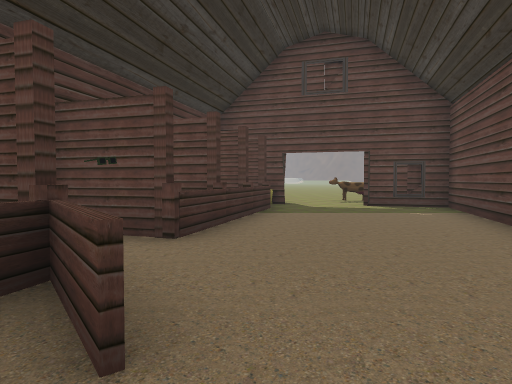
View 1 (above)

24 first-person views from a walk through a scene from a Unity 3-D project. The camera is 1.3 m above the floor, tilts 2° down and sees 75° across. The floor is counted in squares, 2 m on a side. Each view is taken from the middle of a square. On the plan, view 1 faces up. The plan holds only what a view shows up to about 10 squares ahead; the rest is blank. The place goes on beyond the plan. The player is left out. Some surface patterns are stand-ins.

View 2
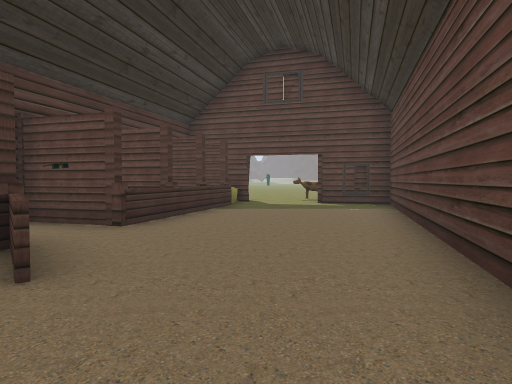

View 3
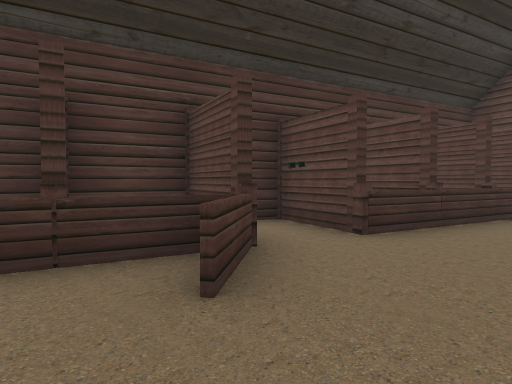

View 4
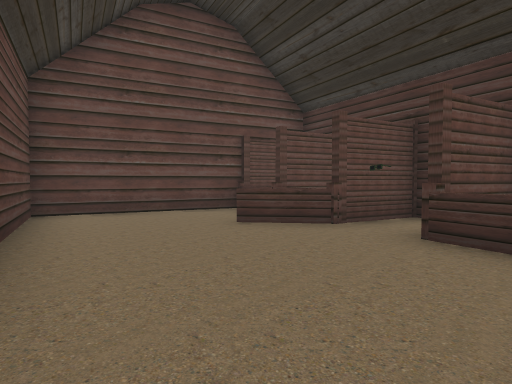

View 5
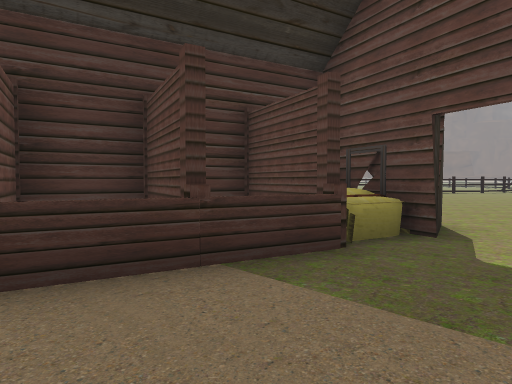

View 6
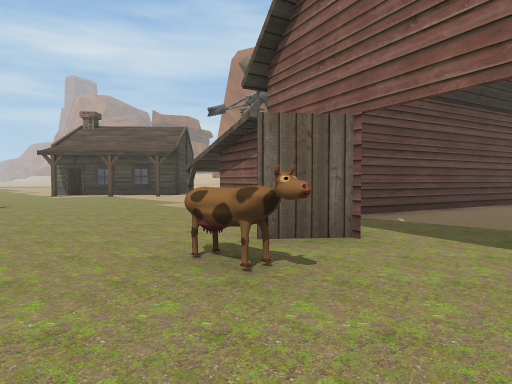

View 7
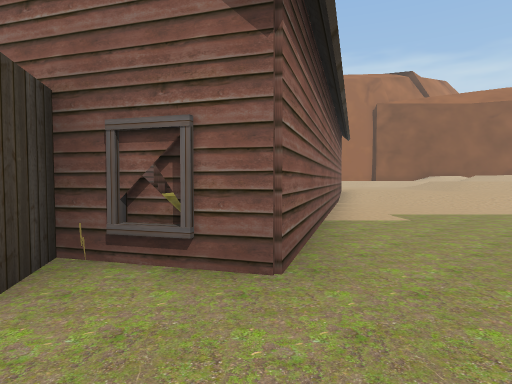

View 8
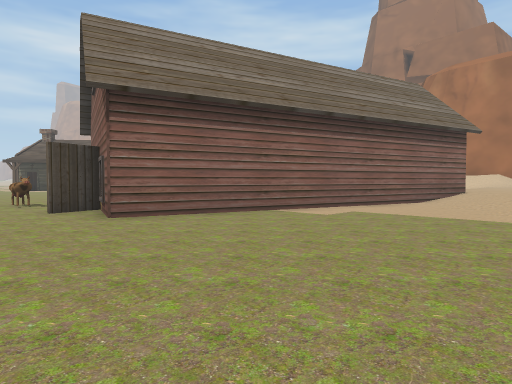

View 9
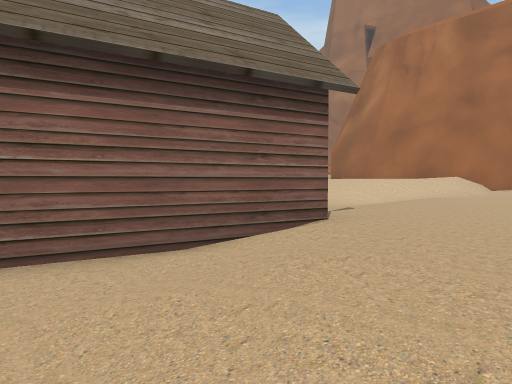

View 10
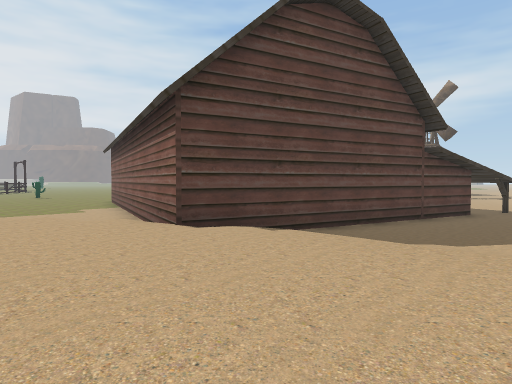

View 11
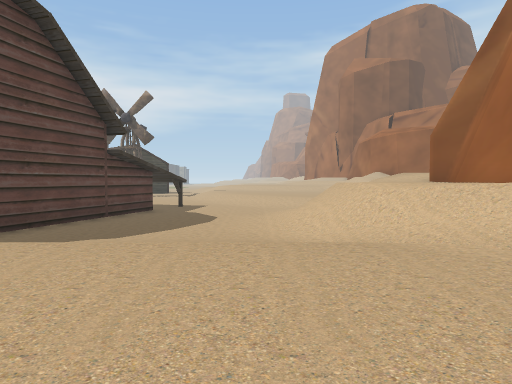

View 12
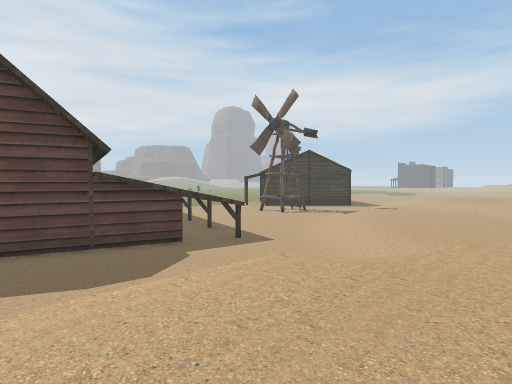

View 13
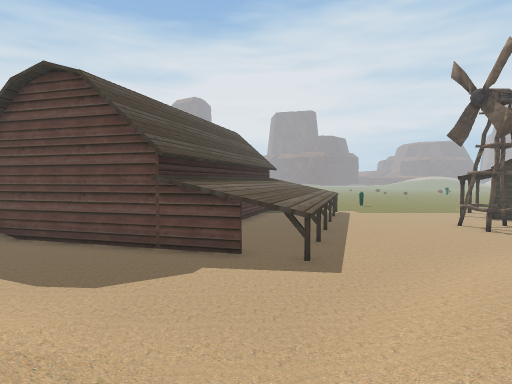

View 14
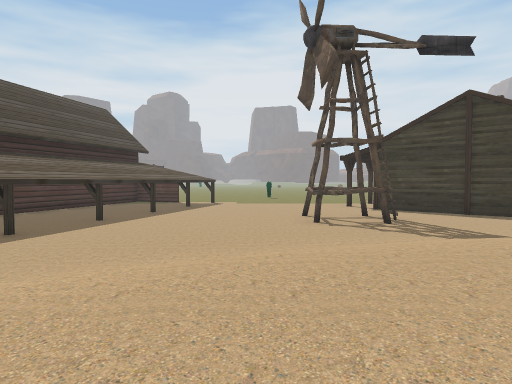

View 15
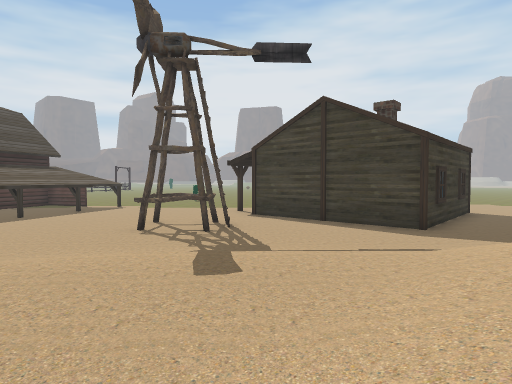

View 16
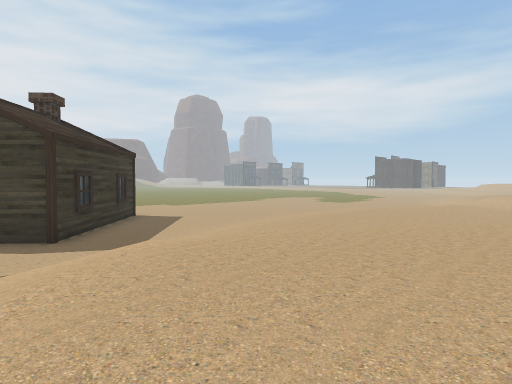

View 17
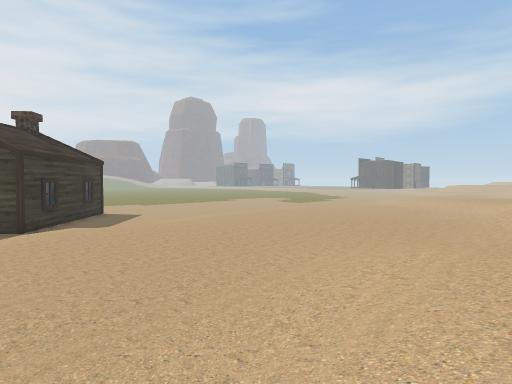

View 18
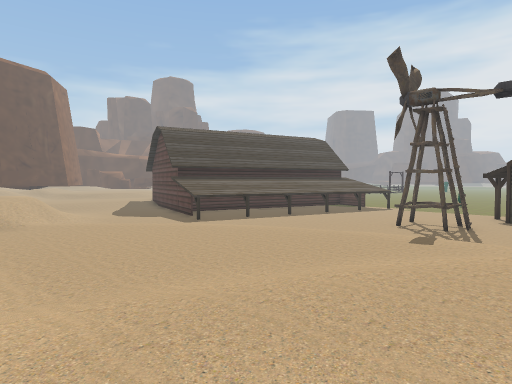

View 19
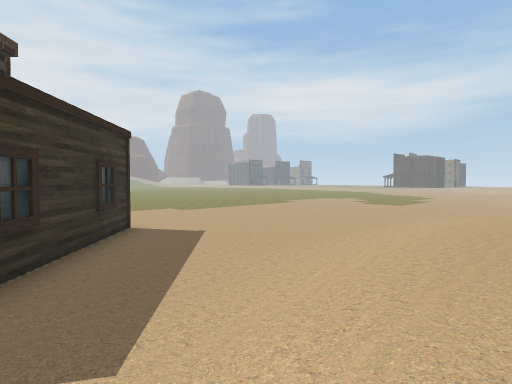

View 20
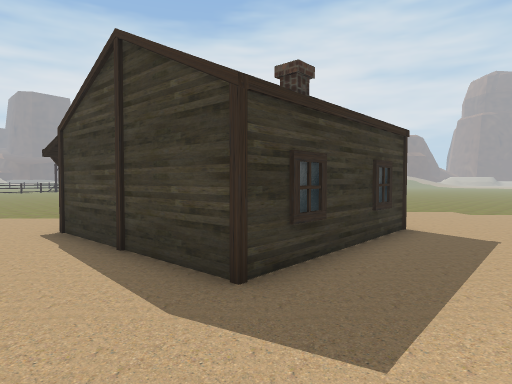

View 21
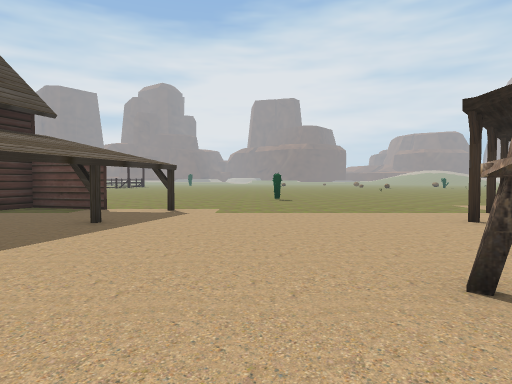

View 22
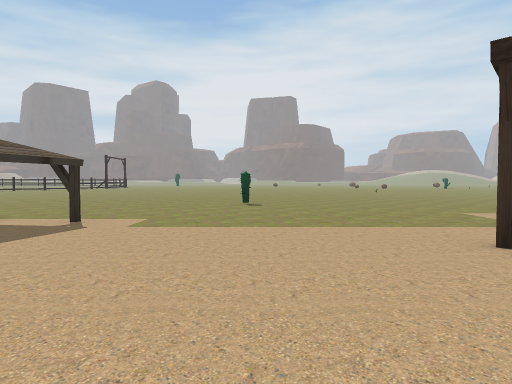

View 23
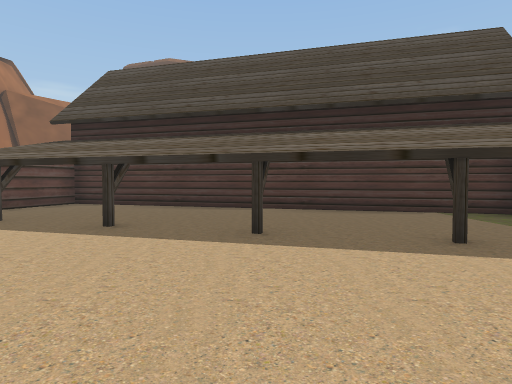

View 24
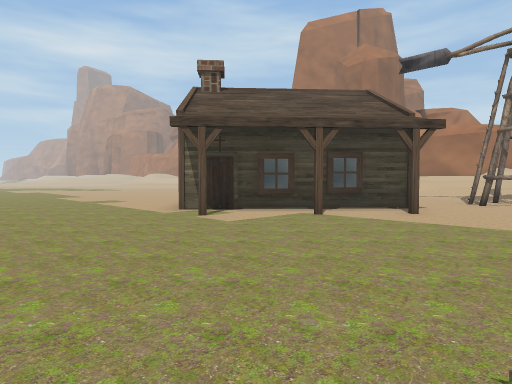

### Floor plan
Key: @ floor where view 1 was taken; # wall or solid block; . main floor; : floor 0.5 m higher than the main floor; + floor 1.25 m higher than the main floor; * floor 1.75 m higher than the main floor; / step, stairs or slope; O other object.
Columns run from 7 left of view 1 to 28 right of it. Each row starts with its distance up from view 1.
 12 ..... ....................
 11 ..................O..........
 10 ........#.O...................
  9 ......###.#...................
  8 ......##..####.........OO....
  7  ....##O...#...#......#.# ..  ...
  6  ....#.O...#...........##    ....
  5 /....##....#..#.....#.O     #...
  4 //..##O...##.........O#    ##....
  3 ://.##O...#...#.......##  ##......
  2 :://##O...#........OO..####........
  1 :://#OO..##..#......O....#..........
  0 :::##O.@.#..........................
 -1 ::://###.#...#............./////////
 -2 :::: ..####.............. //:::::::
 -3 :::: .......#....///////////::::::
 -4 :::: /.........///::::///////::::::
 -5 :::: /........//:::::://+++///:::::
 -6 :::: /.......//:::::://++++++//:::
 -7  /::///////.//:::::::/++++++++// ::
 -8   :://///////::::::://++++++++// //
 -9    //****////:::::::/+++////////
-10       ****///::::::://///**/
-11       ####/        /// /

Positions as (right, up) in squares from view 1, and headings:
1: (0, 0), facing up
2: (1, -1), facing up
3: (1, 0), facing up-left
4: (3, 5), facing down-left
5: (2, 5), facing up-left
6: (1, 12), facing down-right
7: (-1, 12), facing down
8: (-7, 12), facing down-right
9: (-7, 4), facing down-right
10: (-7, -5), facing up-right
11: (-7, -6), facing right
12: (-1, -10), facing up-right
13: (4, -10), facing up
14: (10, -7), facing up
15: (14, -7), facing up
16: (16, -7), facing up-right
17: (16, -10), facing up-right
18: (16, -11), facing up-left
19: (18, -3), facing up-right
20: (18, -3), facing up
21: (10, 0), facing up
22: (11, 2), facing up
23: (11, 3), facing left
24: (11, 12), facing down-right
